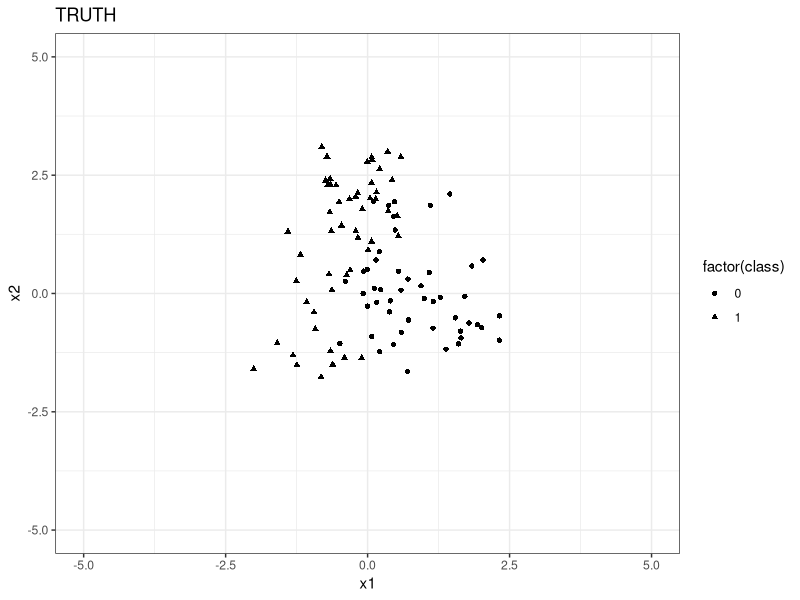
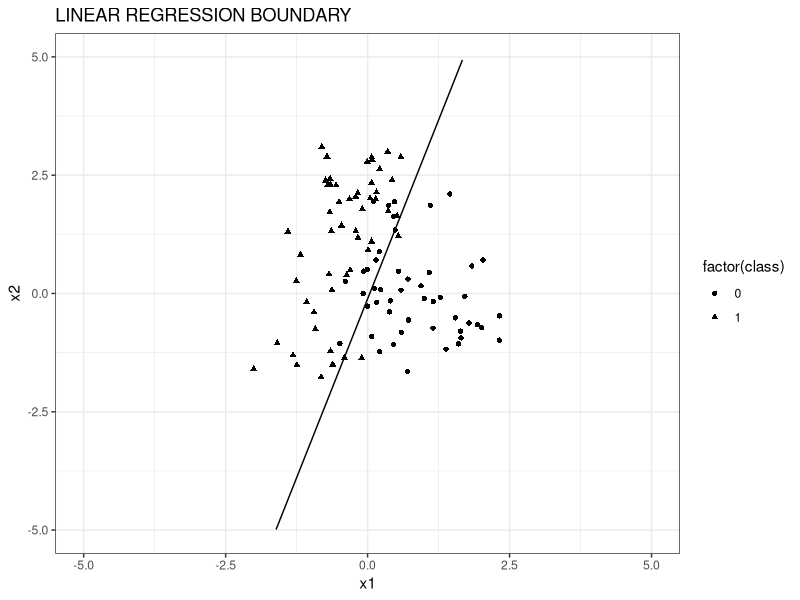

The R script that drew these images, in order: (Note: a time limit stopped this script after it produced the figures.)
## ---- chunk 1
knitr::opts_chunk$set(echo = FALSE, cache = FALSE, eval = TRUE)
## ---- chunk 2

library(tidyverse)
library(MASS)
library(mvtnorm)
library(mnormt)
set.seed(1)

## ---- chunk 3
  
# generate centroids
mu <- c(1, 0)
sigma <- diag(1, nrow = 2)
center <- mvrnorm(n = 5, mu = mu, Sigma = sigma)
centroids <- tibble(x1 = center[, 1], x2 = center[, 2], class = rep(0, 5))


mu <- c(0, 1)
center <- mvrnorm(n = 5, mu = mu, Sigma = sigma)
tmp <- tibble(x1 = center[, 1], x2 = center[, 2], class = rep(1, 5))

centroids <- bind_rows(centroids, tmp)

# generate data

my_data <- tibble(x1 = rep(0, 100), x2 = rep(0, 100), class = rep(NA, 100),
                  subclass = rep(NA, 100))

# make this a function with apply statement later
for (i in 1:nrow(my_data)) {
  
  row_index <- sample(1:10, 1)
  
  new_point <- mvrnorm(n = 1,
                       mu = c(centroids$x1[row_index], centroids$x2[row_index]),
                       Sigma = sigma / 5) 
  
  my_data$x1[i] = new_point[1]
  my_data$x2[i] = new_point[2]
  my_data$class[i] = centroids$class[row_index]
  my_data$subclass[i] = row_index
  
}

# plot data by class
ggplot(data = my_data) +
  geom_point(mapping = aes(x = x1, y = x2, shape = factor(class))) +
  theme(legend.title=element_blank()) +
  ggtitle('TRUTH') +
  ylim(-5, 5) +
  xlim(-5, 5) +
  theme_bw()


## ---- chunk 4

# linear model using x1, x2 to predict 0,1 response
lmfit <- lm(class ~ x1 + x2, data = my_data)

# create model matrix
tmp <- my_data %>% 
  dplyr::select(x1, x2) %>% 
  mutate(intercept = rep(1, nrow(my_data))) %>% 
  dplyr::select(intercept, x1, x2)

# predicted values
my_data$yhat <- as.matrix(tmp) %*% coefficients(lmfit)

# encoding of classes
my_data <- my_data %>% 
  mutate(pred_class_reg = ifelse(yhat > 0.5, 1, 0))

my_data <- my_data %>% 
  mutate(x1_seq = seq(min(x1), max(x1), length.out = nrow(my_data))) %>% 
  mutate(x2_seq = (0.5 - coefficients(lmfit)[1] - coefficients(lmfit)[2] * x1_seq) / coefficients(lmfit)[3])

ggplot(data = my_data) +
  geom_point(mapping = aes(x = x1, y = x2, shape = factor(class))) +
  theme(legend.title=element_blank()) +
  ggtitle('LINEAR REGRESSION BOUNDARY') +
  geom_line(mapping = aes(x = x1_seq, y = x2_seq)) +
  ylim(-5, 5) +
  xlim(-5, 5) +
  theme_bw()

## ---- chunk 5

a <- my_data %>% 
  filter(class == 0, pred_class_reg == 0) %>% 
  nrow()

b <- my_data %>% 
  filter(class == 0, pred_class_reg == 1) %>% 
  nrow()

c <- my_data %>% 
  filter(class == 1, pred_class_reg == 0) %>% 
  nrow()

d <- my_data %>% 
  filter(class == 1, pred_class_reg == 1) %>% 
  nrow()

knitr::kable(as.data.frame(matrix(data = c(a, b, c, d),nrow = 2), row.names = c('True 0', 'True 1')), col.names = c('Predicted 0', 'Predicted 1'), caption = 'Confusion matrix for linear separating boundary using least squares.')

f_pos_reg <- b / (a + b)
f_neg_reg <- c / (c + d)

paste0('The false positive rate is ', f_pos_reg)
paste0('The false negative rate is ', f_neg_reg)

## ---- chunk 6

c1_num <- matrix(data = 0, ncol = 5, nrow = nrow(my_data))
c1_den <- matrix(data = 0, ncol = 10, nrow = nrow(my_data))

# loop through the centroids and fill each column of c1_num with the density
# for that particular centroid
for(i in 1:5){
  # c1_num[, i] <- apply(seq_mat, 1, function(g) norm_den(g, centroids[i, 1:2]))
  c1_num[, i] <- apply(
    as.matrix(my_data[, 1:2]), 1,
    function(g) dmvnorm(x = g, mean = as.matrix(centroids[i, 1:2]), sigma = diag(1/5, nrow = 2))
  )
}

# do the same except for all 10 centroids
for(i in 1:10){
  # c1_den[, i] <- apply(seq_mat, 1, function(g) norm_den(g, centroids[i, 1:2]))
  c1_den[, i] <- apply(
    as.matrix(my_data[, 1:2]), 1,
    function(g) dmvnorm(x = g, mean = as.matrix(centroids[i, 1:2]), sigma = diag(1/5, nrow = 2))
  )
}

# now sum across the rows
c1_num <- apply(c1_num, 1, sum)
c1_den <- apply(c1_den, 1, sum)

# make a dataframe and add column of the probabilities derived in class
# make a new column of 1 - class 1 probs = class 2 probs
my_data <- my_data %>%
  mutate(class_1_probs = c1_num/c1_den) %>% 
  mutate(class_2_probs = 1 - class_1_probs) %>% 
  mutate(bayes_pred_class = ifelse(class_1_probs > class_2_probs, 0, 1))




# PLOT BAYES SEPARATING BOUNDARY
# create grid of points
# grid.vector1 = seq(min(my_data$x1), max(my_data$x1), 0.1)
# grid.vector2 = seq(min(my_data$x2), max(my_data$x2), 0.1)
grid.vector1 = seq(-5, 5, by = 0.1)
grid.vector2 = seq(-5, 5, by = 0.1)
grid = expand.grid(grid.vector1, grid.vector2)

#calculate density for each point on grid for each of the multivariates distributions
prob.1 = matrix(0:0, nrow = nrow(grid), ncol = 5) #initialize grid
for (i in 1:nrow(grid)){
  for (j in 1:5){
    prob.1[i, j] = dmnorm(grid[i, ], centroids[j, 1:2], diag(1/5, nrow = 2))  
  }
}
prob1.max = apply(prob.1, 1, max)

#second class - as per above
prob.2 = matrix(0:0, nrow = nrow(grid), ncol = 5) #initialize grid
for (i in 1:nrow(grid)){
  for (j in 6:10){
    prob.2[i, j - 5] = dmnorm(grid[i, ], centroids[j, 1:2], diag(1/5, nrow = 2))  
  }
}
prob2.max = apply(prob.2, 1, max)


prob.total = cbind(prob1.max, prob2.max)
class = rep(1, times = length(prob1.max))
class[prob1.max < prob2.max] = 2
invisible(cbind(prob.total, class))


plot(grid[, 1], 
     grid[, 2],
     pch = ".", 
     cex = 2,
     col = ifelse(class == 1, "white", "white"),
     xlab = "x1",
     ylab = "x2",
     xlim = c(-5, 5),
     ylim = c(-5, 5),
     main = "Optimal Bayes Classifier Decision Boundary"
    )


values1 <- my_data %>% 
  filter(class == 0)

values2 <- my_data %>% 
  filter(class == 1)

points(values1, pch = 16)
points(values2, pch = 17) 

prob.bayes <- matrix(prob1.max / (prob1.max + prob2.max),
                     length(grid.vector1),
                     length(grid.vector2)
                    )

contour(x = grid.vector1, 
        y = grid.vector2,
        z = prob.bayes, 
        levels = 0.5, 
        labels = "", 
        lwd = 1,
        add = TRUE
        )

## ---- chunk 7

a <- my_data %>% 
  filter(class == 0, bayes_pred_class == 0) %>% 
  nrow()

b <- my_data %>% 
  filter(class == 0, bayes_pred_class == 1) %>% 
  nrow()

c <- my_data %>% 
  filter(class == 1, bayes_pred_class == 0) %>% 
  nrow()

d <- my_data %>% 
  filter(class == 1, bayes_pred_class == 1) %>% 
  nrow()

f_pos_bayes <- b / (a + b)
f_neg_bayes <- c / (c + d)

knitr::kable(as.data.frame(matrix(data = c(a, b, c, d),nrow = 2), row.names = c('True 0', 'True 1')), col.names = c('Predicted 0', 'Predicted 1'), caption = 'Confusion matrix for optimal Bayes separating boundary.')

paste0('The false positive rate is ', f_pos_bayes)
paste0('The false negative rate is ', f_neg_bayes)

## ---- chunk 8

class_1 <- my_data %>% 
  filter(class == 0)

class_2 <- my_data %>% 
  filter(class == 1)

kclass1 <- kmeans(class_1[, 1:2], centers = 5)
kclass2 <- kmeans(class_2[, 1:2], centers = 5)

k_centroids1 <- tibble(x1 = kclass1$centers[, 1], x2 = kclass1$centers[, 2], class = rep(0, 5))
k_centroids2 <- tibble(x1 = kclass2$centers[, 1], x2 = kclass2$centers[, 2], class = rep(1, 5))
k_centroids <- rbind(k_centroids1, k_centroids2)

c1_num <- matrix(data = 0, ncol = 5, nrow = nrow(my_data))
c1_den <- matrix(data = 0, ncol = 10, nrow = nrow(my_data))

# loop through the centroids and fill each column of c1_num with the density
# for that particular centroid
for(i in 1:5){
  # c1_num[, i] <- apply(seq_mat, 1, function(g) norm_den(g, centroids[i, 1:2]))
  c1_num[, i] <- apply(
    as.matrix(my_data[, 1:2]), 1,
    function(g) dmvnorm(x = g, mean = as.matrix(k_centroids[i, 1:2]), sigma = diag(1/5, nrow = 2))
  )
}

# do the same except for all 10 centroids
for(i in 1:10){
  # c1_den[, i] <- apply(seq_mat, 1, function(g) norm_den(g, centroids[i, 1:2]))
  c1_den[, i] <- apply(
    as.matrix(my_data[, 1:2]), 1,
    function(g) dmvnorm(x = g, mean = as.matrix(k_centroids[i, 1:2]), sigma = diag(1/5, nrow = 2))
  )
}

# now sum across the rows
c1_num <- apply(c1_num, 1, sum)
c1_den <- apply(c1_den, 1, sum)

# make a dataframe and add column of the probabilities derived in class
# make a new column of 1 - class 1 probs = class 2 probs
my_data <- my_data %>%
  mutate(kclass_1_probs = c1_num/c1_den) %>% 
  mutate(kclass_2_probs = 1 - class_1_probs) %>% 
  mutate(kbayes_pred_class = ifelse(class_1_probs > class_2_probs, 0, 1))

# create grid of points
# grid.vector1 = seq(min(my_data$x1), max(my_data$x1), 0.1)
# grid.vector2 = seq(min(my_data$x2), max(my_data$x2), 0.1)
grid.vector1 = seq(-5, 5, by = 0.1)
grid.vector2 = seq(-5, 5, by = 0.1)
grid = expand.grid(grid.vector1, grid.vector2)

#calculate density for each point on grid for each of the multivariates distributions
kprob.1 = matrix(0:0, nrow = nrow(grid), ncol = 5) #initialize grid
for (i in 1:nrow(grid)){
  for (j in 1:5){
    kprob.1[i, j] = dmnorm(grid[i, ], k_centroids[j, 1:2], diag(1/5, nrow = 2))  
  }
}
kprob1.max = apply(kprob.1, 1, max)

#second class - as per above
kprob.2 = matrix(0:0, nrow = nrow(grid), ncol = 5) #initialize grid
for (i in 1:nrow(grid)){
  for (j in 6:10){
    kprob.2[i, j - 5] = dmnorm(grid[i, ], k_centroids[j, 1:2], diag(1/5, nrow = 2))  
  }
}
kprob2.max = apply(kprob.2, 1, max)


kprob.total = cbind(kprob1.max, kprob2.max)
class = rep(1, times = length(kprob1.max))
class[kprob1.max < kprob2.max] = 2
invisible(cbind(kprob.total, class))

plot(grid[, 1], 
     grid[, 2],
     pch = ".", 
     cex = 2,
     col = ifelse(class == 1, "white", "white"),
     xlab = "x1",
     ylab = "x2",
     xlim = c(-5, 5),
     ylim = c(-5, 5),
     main = "k-Means Optimal Bayes Classifier Decision Boundary"
    )


values1 <- my_data %>% 
  filter(class == 0)

values2 <- my_data %>% 
  filter(class == 1)

points(values1, pch = 16)
points(values2, pch = 17) 

kprob.bayes <- matrix(kprob1.max / (kprob1.max + kprob2.max),
                     length(grid.vector1),
                     length(grid.vector2)
                    )

contour(x = grid.vector1, 
        y = grid.vector2,
        z = kprob.bayes, 
        levels = 0.5, 
        labels = "", 
        lwd = 1,
        add = TRUE
        )


## ---- chunk 9

a <- my_data %>% 
  filter(class == 0, kbayes_pred_class == 0) %>% 
  nrow()

b <- my_data %>% 
  filter(class == 0, kbayes_pred_class == 1) %>% 
  nrow()

c <- my_data %>% 
  filter(class == 1, kbayes_pred_class == 0) %>% 
  nrow()

d <- my_data %>% 
  filter(class == 1, kbayes_pred_class == 1) %>% 
  nrow()

k_f_pos_bayes <- b / (a + b)
k_f_neg_bayes <- c / (c + d)

knitr::kable(as.data.frame(matrix(data = c(a, b, c, d),nrow = 2), row.names = c('True 0', 'True 1')), col.names = c('Predicted 0', 'Predicted 1'), caption = 'Confusion matrix for optimal Bayes separating boundary using k-means to approximate the subclass means.')

paste0('The false positive rate is ', k_f_pos_bayes)
paste0('The false negative rate is ', k_f_neg_bayes)
